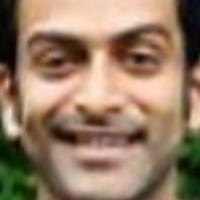
#> input picture data/30_0_4_20170117153249558.jpg.chip.jpg, 200 x 200 px
$ jupyter execute --allow-errors sample.ipynb
#> lines starting #> are read from the running program, lines starting #| are printed output that depends on the picture
# This is a sample Jupyter Notebook

Below is an example of a code cell.
Put your cursor into the cell and press Shift+Enter to execute it and select the next one, or click !here goes the icon of the corresponding button in the gutter! button.
To debug a cell, press Alt+Shift+Enter, or click !here goes the icon of the corresponding button in the gutter! button.

Press Double Shift to search everywhere for classes, files, tool windows, actions, and settings.

To learn more about Jupyter Notebooks in PyCharm, see [help](https://www.jetbrains.com/help/pycharm/jupyter-notebook-support.html).
For an overview of PyCharm, go to Help -> Learn IDE features or refer to [our documentation](https://www.jetbrains.com/help/pycharm/getting-started.html).

[cell 1]
import cv2
from matplotlib import pyplot as plt
import numpy as np

[cell 2]
image = cv2.imread('./data/30_0_4_20170117153249558.jpg.chip.jpg')
#> image is the input picture: shape (200, 200, 3); mean B, G, R 101.3, 123.5, 149.8
image = cv2.cvtColor(image, cv2.COLOR_BGR2RGB)

[cell 3]
image.shape
#> Out = (200, 200, 3)

[cell 4]
plt.imshow(image)
plt.axis('off')
plt.show()

[cell 5]
# scale_down = 1
# scale_up = 1
resized_image = cv2.resize(image, (200,200), interpolation=cv2.INTER_LANCZOS4)

[cell 6]
resized_image.shape
#> Out = (200, 200, 3)

[cell 7]
fig, axes = plt.subplots(1, 2, figsize=(8, 5))

# First subplot
axes[0].imshow(image, cmap='gray')
axes[0].set_title(f"Original")
axes[0].axis('off')

# Second subplot
axes[1].imshow(resized_image, cmap='gray')
axes[1].set_title(f"Resized")
axes[1].axis('off')

plt.tight_layout()
plt.show()
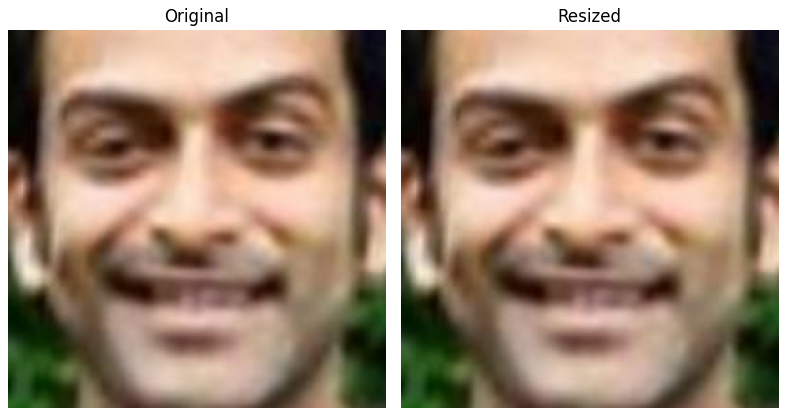
#> figure drawn by matplotlib, 2 panels

[cell 8]
def preprocess_image(image, clip_limit=2.0):
    # # Convert to YCrCb color space for better contrast enhancement
#> called with clip_limit = 2
    ycrcb = cv2.cvtColor(image, cv2.COLOR_BGR2YCrCb)
#> ycrcb: shape (200, 200, 3); mean of channels 0, 1, 2 128.8, 142.9, 112.4
    y, cr, cb = cv2.split(ycrcb)
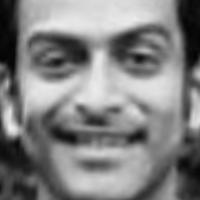
#> y: shape (200, 200); min 2, max 240, mean 128.8
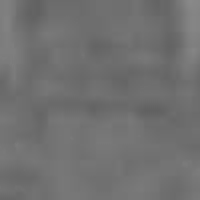
#> cb: shape (200, 200); min 97, max 137, mean 112.4
    y_channel_stretched = cv2.normalize(y, None, 0, 255, cv2.NORM_MINMAX)

    # # Apply CLAHE (Adaptive Histogram Equalization) on the Y (luminance) channel
    clahe = cv2.createCLAHE(clipLimit=clip_limit, tileGridSize=(3,3))
    y_clahe = clahe.apply(y_channel_stretched)
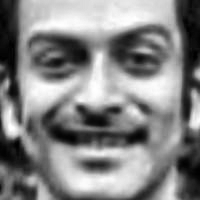
#> y_clahe: shape (200, 200); min 0, max 255, mean 132.8


    # # Merge and convert back to RGB
    image = cv2.merge([y_clahe, cr, cb])
#> image: shape (200, 200, 3); mean of channels 0, 1, 2 132.8, 142.9, 112.4
    image = cv2.cvtColor(image, cv2.COLOR_YCR_CB2RGB)
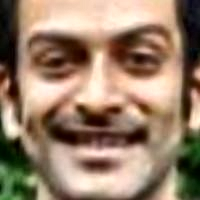
#> image: shape (200, 200, 3); mean R, G, B 152.7, 127.5, 105.5

    # Apply Gaussian blur
    blurred = cv2.GaussianBlur(image, (3,3), 0)

    # Aplly sharpening
    sharpen_kernel = np.array([
        [0, -1,  0],
        [-1, 5, -1],
        [0, -1,  0]
    ])
    sharpened = cv2.filter2D(blurred, -1, sharpen_kernel)

    return sharpened

[cell 9]
enhaced = preprocess_image(cv2.cvtColor(resized_image, cv2.COLOR_RGB2BGR))

[cell 10]
fig, axes = plt.subplots(1, 2, figsize=(8, 5))
# Second subplot
axes[0].imshow(resized_image, cmap='gray')
axes[0].set_title(f"Resized")
axes[0].axis('off')

# First subplot
axes[1].imshow(enhaced, cmap='gray')
axes[1].set_title(f"Enhanced")
axes[1].axis('off')


plt.tight_layout()
plt.show()

[cell 11]
from fapnet import FAPNet

[cell 12]
import torch

file_name = "./models/human_age_prediction_challenger.pt"
#> (the rest of this cell did not finish here and is left out)

[cell 13]
def get_prediction(image):
    # Si enhaced est un numpy array, convertis-le
    if isinstance(image, np.ndarray):
        image = torch.from_numpy(image)

    # print("Original shape:", enhaced.shape)

    # Squeeze all dimensions of size 1 to remove extra dimensions
    image = image.squeeze()
    # print("After squeeze:", enhaced.shape)

    # Vérifie que le type est float
    if image.dtype != torch.float32:
        image = image.float()

    # Normalise si nécessaire (si les valeurs sont dans [0,255])
    if image.max() > 1.0:
        image = image / 255.0

    # Si nécessaire, permute les dimensions de (H, W, C) à (C, H, W)
    if image.ndim == 3 and image.shape[2] == 3:
        image = image.permute(2, 0, 1)
        # print("After permute (C, H, W):", enhaced.shape)

    # Ajoute UNE SEULE dimension batch pour obtenir (N, C, H, W)
    if image.ndim == 3:  # Si on a (C, H, W)
        image = image.unsqueeze(0)  # Devient (1, C, H, W)

    # print("Final shape before model:", enhaced.shape)  # Doit être [1, 3, H, W]

    # Passe au modèle
    model.eval()
    with torch.no_grad():
        return model(image)

#> (a cell that did not finish here is left out)

#> (a cell that did not finish here is left out)

[cell 16]
def extract_age(filename):
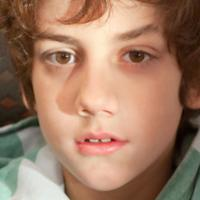
#> input picture data/10_0_0_20170110220654150.jpg.chip.jpg, 200 x 200 px
#> further down, image is the input picture: shape (200, 200, 3); mean B, G, R 100.9, 123.5, 160.1
    return int(filename.split("_")[0])

[cell 17]
import os

path = './data/'
image_path = []
image_age = []


for image in os.listdir(path):
  image_path.append(path+image)
  image_age.append(extract_age(image))

[cell 18]
image_path

[cell 19]
from fapnet import face_age_prediction

#> (a cell that did not finish here is left out)

#> call 2 of preprocess_image, with clip_limit = 2
#> in preprocess_image (call 2), `ycrcb = cv2.cvtColor(image, cv2.COLOR_BGR2YCrCb)`: ycrcb: shape (200, 200, 3); mean of channels 0, 1, 2 131.9, 148.2, 110.5
#> in preprocess_image (call 2), `y, cr, cb = cv2.split(ycrcb)`:
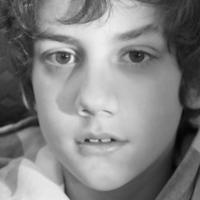
#> y: shape (200, 200); min 3, max 242, mean 131.9
#> in preprocess_image (call 2), `y, cr, cb = cv2.split(ycrcb)`:
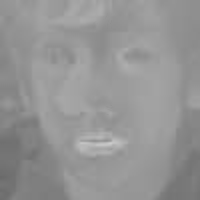
#> cr: shape (200, 200); min 106, max 204, mean 148.2
#> in preprocess_image (call 2), `y_clahe = clahe.apply(y_channel_stretched)`:
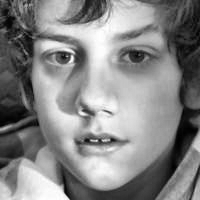
#> y_clahe: shape (200, 200); min 0, max 255, mean 133.3
#> in preprocess_image (call 2), `image = cv2.merge([y_clahe, cr, cb])`: image: shape (200, 200, 3); mean of channels 0, 1, 2 133.3, 148.2, 110.5
#> in preprocess_image (call 2), `image = cv2.cvtColor(image, cv2.COLOR_YCR_CB2RGB)`:
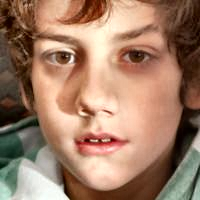
#> image: shape (200, 200, 3); mean R, G, B 160.9, 124.9, 102.5
    output = face_age_prediction(model, enhanced)
    print(output)
